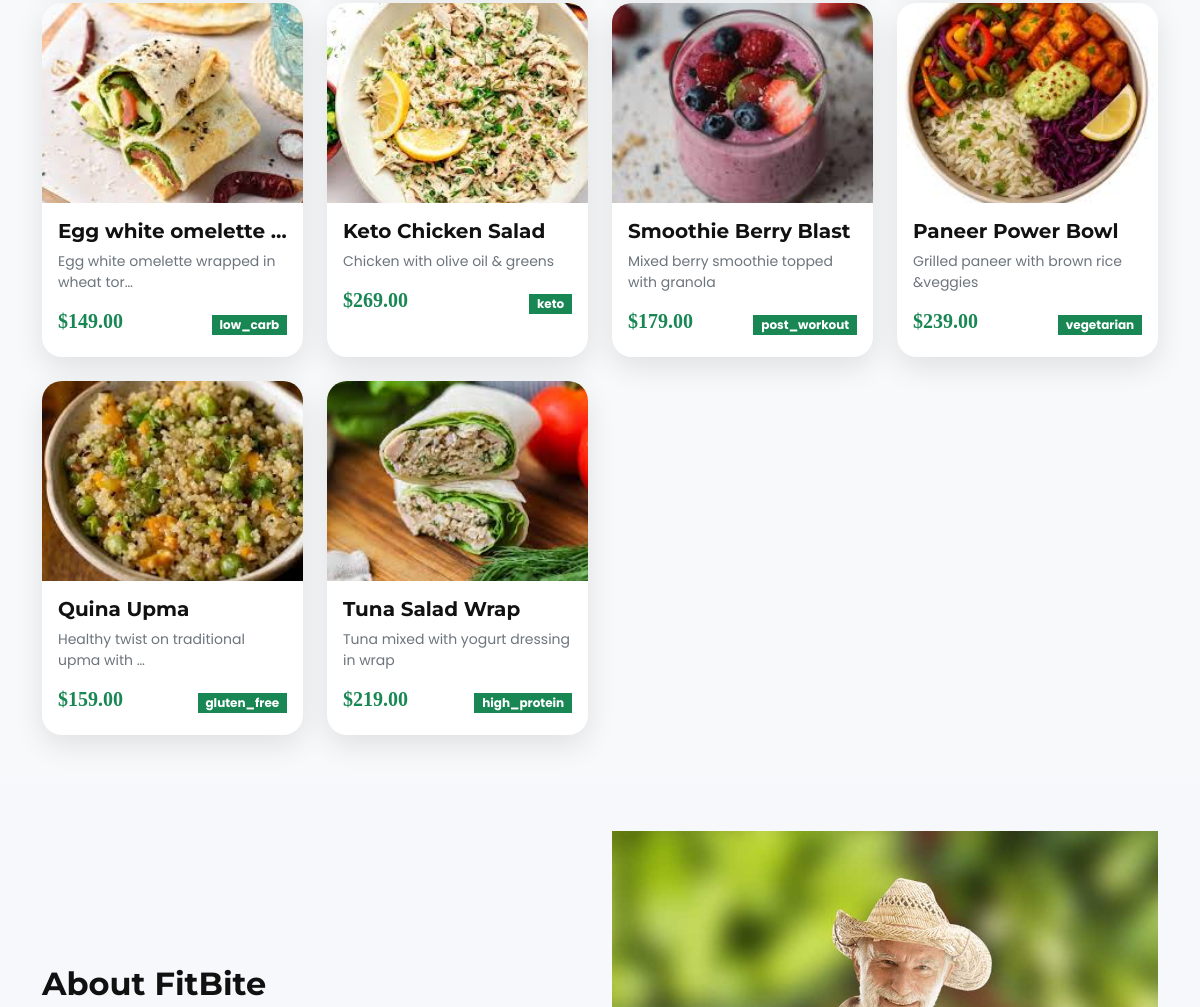
Before: / (middle part) with the older database file.
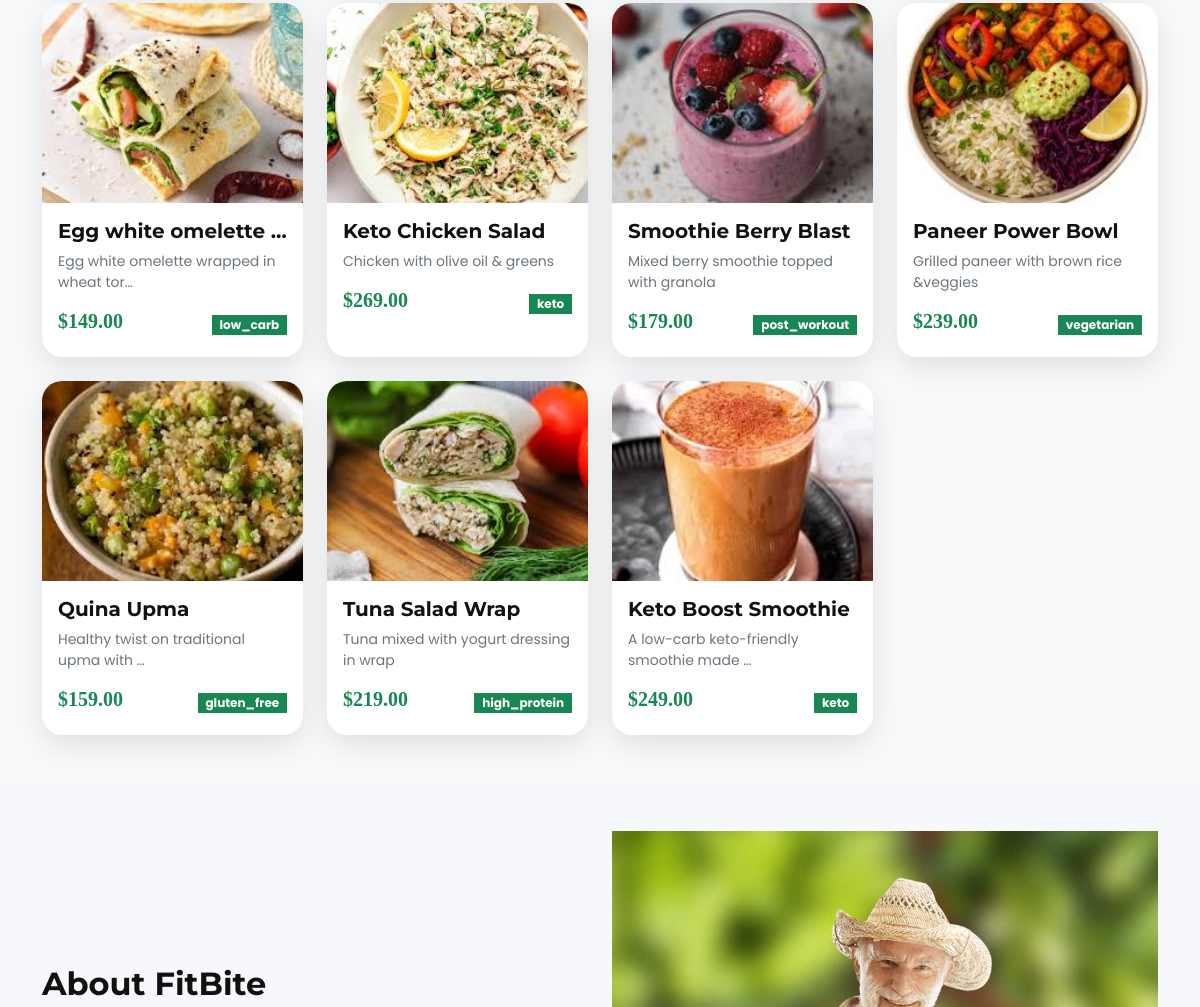
After: the same page with the newer database file.
### FitBite_App/models.py (models this page shows, shortened)
class products(models.Model):
    seller = models.ForeignKey(Seller,on_delete=models.CASCADE)
    product_name = models.CharField(max_length=150)
    description = models.TextField()
    image = models.ImageField(upload_to='product_images/',null=True,blank=True)
    category = models.CharField(max_length=200)
    calories = models.PositiveIntegerField(null=True)
    protein = models.FloatField(null=True, blank=True)
    carbs = models.FloatField(null=True, blank=True)
    fat = models.FloatField(null=True, blank=True)
    fiber= models.FloatField(null=True, blank=True)
    price = models.DecimalField(max_digits=8,decimal_places=2)
    stock_quantity = models.PositiveIntegerField()
    weight = models.FloatField(null=True, blank=True)

### FitBite_App/views.py (the view)
# urls.py: path('',index),
def index(request):
    all_products = products.objects.all()
    vegetables = products.objects.filter(category__icontains='vegetable')
    fruits = products.objects.filter(category__icontains='fruit')
    proteins = products.objects.filter(category__icontains='protein')
    recent_feedbacks = Feedbacks.objects.select_related('user', 'product').order_by('-submitted_at')[:6]
    context = {
        'products': all_products,
        'vegetables': vegetables,
        'fruits': fruits,
        'proteins': proteins,
        'feedbacks': recent_feedbacks,
    }
    return render(request, 'home.html', context)

### template/home.html (shortened to what this page needs)
<!DOCTYPE html>
<html lang="en">
{% load static %}
<head>
    <link href="https://cdnjs.cloudflare.com/ajax/libs/font-awesome/6.4.0/css/all.min.css" rel="stylesheet">
    <link href="https://cdn.jsdelivr.net/npm/bootstrap-icons@1.4.1/font/bootstrap-icons.css" rel="stylesheet">
    <link href="{% static 'lib/animate/animate.min.css' %}" rel="stylesheet">
    <link href="{% static 'lib/owlcarousel/assets/owl.carousel.min.css' %}" rel="stylesheet">
    <link href="https://unpkg.com/aos@2.3.1/dist/aos.css" rel="stylesheet">
    <link href="{% static 'css/bootstrap.min.css' %}" rel="stylesheet">
    <link href="{% static 'css/style.css' %}" rel="stylesheet">
</head>
<body>
    <section id="products" class="container py-5">
        <div class="row g-4" id="productsGrid">
            {% if products %}
                {% for product in products %}
                <div class="col-lg-3 col-md-4 col-sm-6 product-item" data-category="{{ product.category|lower }}">
                    <div class="product-card">
                        <div class="product-image">
                        </div>
                        <div class="card-body p-3">
                            <h5 class="card-title">{{ product.product_name|truncatechars:20 }}</h5>
                            <p class="text-muted small">{{ product.description|truncatechars:40 }}</p>
                            <div class="d-flex justify-content-between align-items-center">
                                <span class="h5 text-success">${{ product.price }}</span>
                                <span class="badge bg-success">{{ product.category }}</span>
                            </div>
                        </div>
                    </div>
                </div>
                {% endfor %}
            {% else %}
                <div class="col-12 text-center py-5">
                    <i class="fas fa-box-open fa-4x text-muted mb-3"></i>
                    <h4>No products available</h4>
                </div>
            {% endif %}
        </div>
    </section>
    <section id="about" class="bg-light py-5">
        <div class="container">
            <div class="row align-items-center">
                <div class="col-lg-6">
                    <h2 class="mb-4">About FitBite</h2>
                </div>
                <div class="col-lg-6">
                    <img src="{% static 'img/about.jpg' %}" alt="About FitBite" class="img-fluid rounded-3">
                </div>
            </div>
        </div>
    </section>
</body>
</html>

Changed rows visible on the page:
added products: product_name "Keto Boost Smoothie", description "A low-carb keto-friendly smoothie made …", price "249.00", category "keto"
